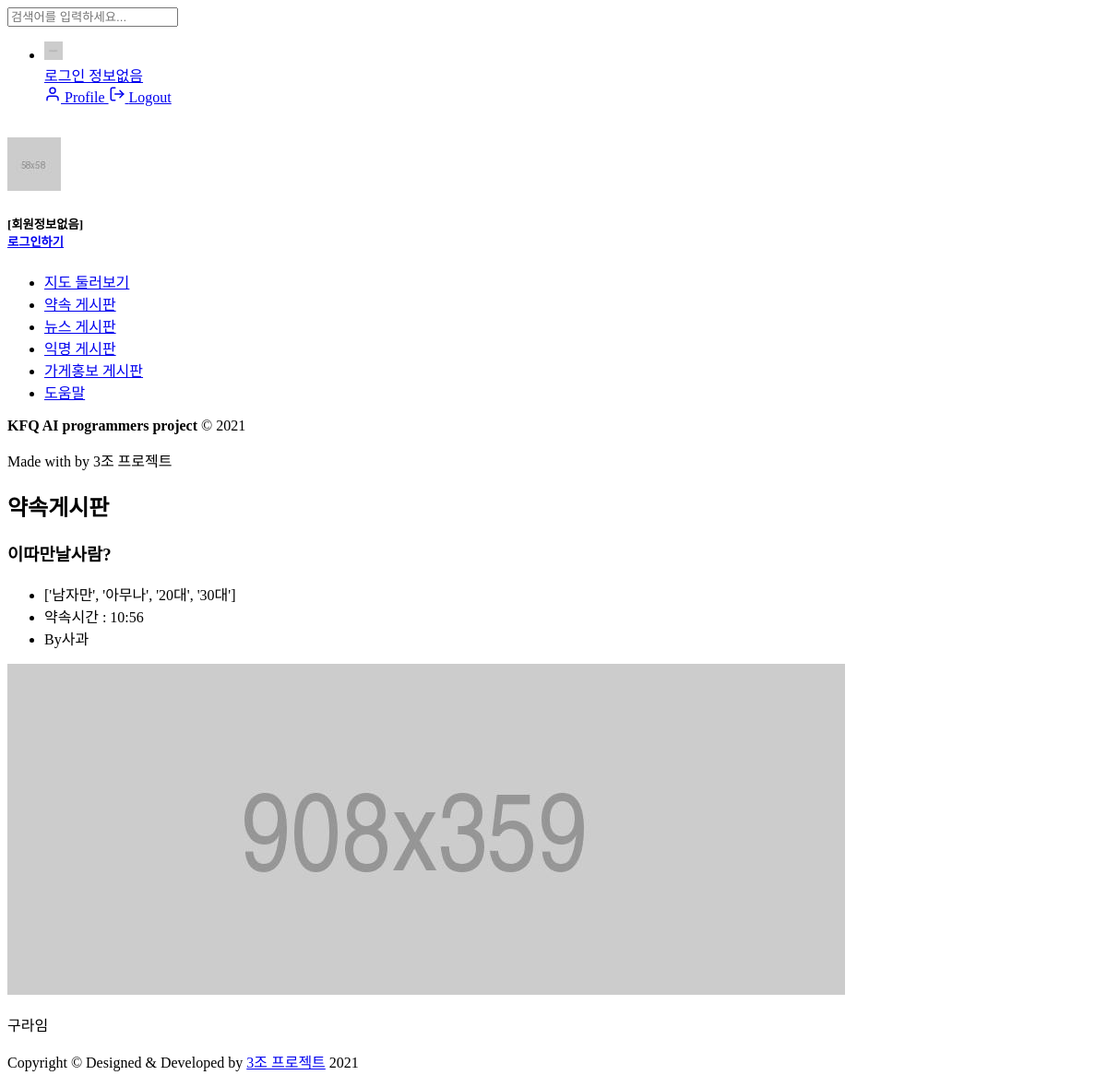
/board/promise_read/1/, run on the app's committed database.
### board/models.py (models this page shows)
class Promise(models.Model):
    member = models.ForeignKey(Member, on_delete=models.CASCADE)
    title = models.TextField(max_length=100)
    contents = models.TextField(null=True)
    time = models.TextField(null=True)
    type = models.TextField(null=True)
    name = models.CharField(max_length=50)

### board/views.py (the view)
# urls.py: path('promise_read/<int:id>/', views.promise_read, name='Board_read'),
def promise_read(request, id):
    if id:
        p = Promise.objects.get(id=id)
        title = p.title
        contents = p.contents
        time = p.time
        type = p.type
        name = p.name
        context = {
            'name': name,
            'type': type,
            'time': time,
            'title': title,
            'contents': contents
        }
        return render(request, 'board/promise_read.html', context)
    else:
        return HttpResponse("id load 실패")

### templates/board/promise_read.html (shortened to what this page needs)
<!DOCTYPE html>
<html lang="en">
  <head>
    <link
      rel="stylesheet"
      href="/static/vendor/chartist/css/chartist.min.css"
    />
    <link
      href="/static/vendor/bootstrap-select/dist/css/bootstrap-select.min.css"
      rel="stylesheet"
    />
    <link
      href="/static/vendor/owl-carousel/owl.carousel.css"
      rel="stylesheet"
    />
    <link href="/static/css/style.css" rel="stylesheet" />
  </head>
  <body>
    <div id="main-wrapper">
      {% include 'navbar.html' %}
      {% include 'nav-header.html' %}
      {% include 'sidebar.html' %}
      <div class="content-body">
        <div class="container-fluid">
          <div
            class="form-head mb-sm-5 mb-3 d-flex flex-wrap align-items-center"
          >
            <h2 class="font-w600 mb-2 mr-auto">약속게시판</h2>
          </div>
          <div class="col-xl-10">
            <div class="card">
              <div class="card-body">
                <div class="post-details">
                  <h3 class="mb-2 text-black">{{title}}</h3>
                  <ul class="mb-4 post-meta d-flex flex-wrap">
                    <li class="mr-3">{{type}}</li>
                    <li class="post-date mr-3">
                      약속시간 : {{time}}
                    </li>
                    <li class="post-author mr-3">By{{name}}</li>
                  </ul>
                  <img
                    src="images/profile/8.jpg"
                    alt=""
                    class="img-fluid mb-3 w-100"
                  />
                  <p>{{contents}}</p>
                </div>
              </div>
            </div>
          </div>
        </div>
      </div>
    </div>
    {% include 'footer.html' %}
  </body>
</html>

### data on the page
Promise: title "이따만날사람?", type "['남자만', '아무나', '20대', '30대']", time "10:56", name "사과", contents "구라임"
